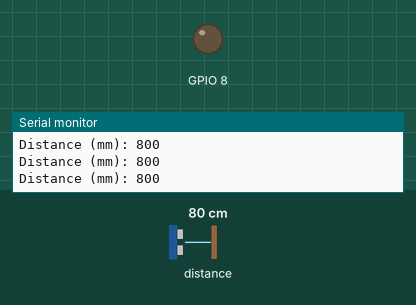
This sketch was run on a simulated ESP32-S3. Parts: output pins drawn as LEDs (lit = HIGH), the last lines printed to the serial monitor. Inputs (shaded band) come from the test bench; at power-on: distance to the obstacle 80 cm.

Above: at 3.2 s.
3.3 s: distance to the obstacle set to 21 cm
4.8 s: distance to the obstacle set to 17 cm
At 5.5 s:
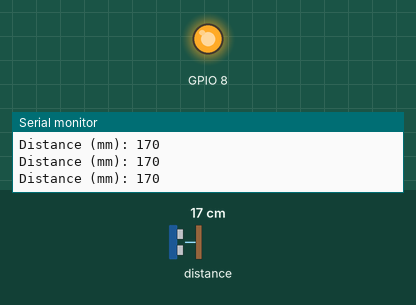
6.3 s: distance to the obstacle set to 35 cm
At 7.5 s:
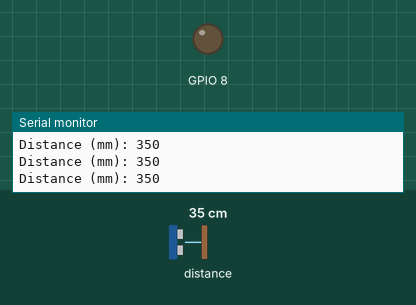
7.8 s: distance to the obstacle set to 2 cm
At 8.9 s:
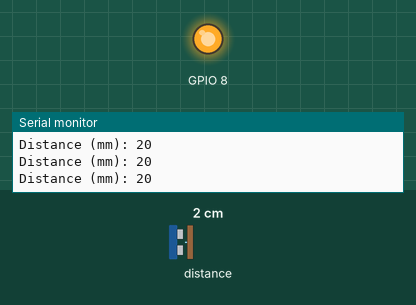
Timing chart, 0 to 10.3 s (numbered marks = the images above; inputs shaded):
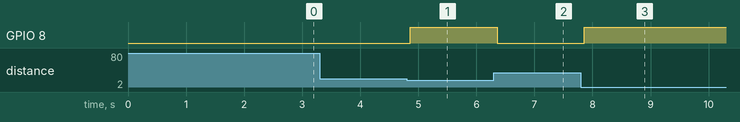

Measured:
- the behaviour switches between 20 and 19 cm on distance to the obstacle (found by bisection; images 0 and 1)
- after the input at 4.8 s, GPIO 8: LOW → HIGH after 0.06 s
- after the input at 6.3 s, GPIO 8: HIGH → LOW after 0.06 s
- after the input at 7.8 s, GPIO 8: LOW → HIGH after 0.06 s

The sketch:

check_vl.ino
```cpp
#include <Wire.h>
#include "Adafruit_VL53L0X.h"

// ZAMIENIONE PINS – NIE używamy GPIO8 (bo to LED)
#define SDA_PIN 3
#define SCL_PIN 4

Adafruit_VL53L0X lox = Adafruit_VL53L0X();

void setup() {
  Serial.begin(115200);
  delay(2000);
  pinMode(8, OUTPUT);

  Wire.begin(SDA_PIN, SCL_PIN);
  Wire.setClock(100000);

  Serial.println("Adafruit VL53L0X test");

  if (!lox.begin(0x29, &Wire)) {
    Serial.println(F("Failed to boot VL53L0X"));
    while (1);
  }
  Serial.println(F("VL53L0X API Simple Ranging example\n\n"));
}

void loop() {
  VL53L0X_RangingMeasurementData_t measure;

  lox.rangingTest(&measure, false);

  if (measure.RangeStatus != 4) {
    Serial.print("Distance (mm): ");
    Serial.println(measure.RangeMilliMeter);
  } else {
    Serial.println("Out of range");
  }

  if(measure.RangeMilliMeter < 200){
    digitalWrite(8, HIGH);
  } else {
    digitalWrite(8, LOW);
  }
  delay(50);
}
```
